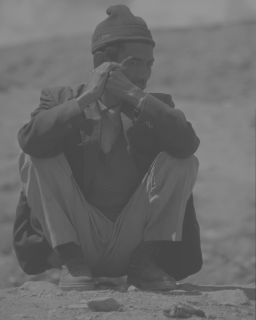
%> input picture S4/PO2/kierowca.png, 256 x 320 px
$ octave Lab1.m   (GNU Octave 9; MATLAB toolbox functions it lacks are replaced by stand-ins)
%> lines starting %> are read from the running program, lines starting %| are printed output that depends on the picture
im=imread('kierowca.png');
%> im is the input picture: size 320x256x3 uint8; min 70, max 150, mean 106.1
[im,map]=imread('kierowca.png');
%> map = []
imgray=rgb2gray(im);
subplot(2,3,1);
imshow(imgray);
jasnosc = mean2(imgray);
%> jasnosc = 106.1
kontrast = max(imgray(:)) - min(imgray(:));
%> kontrast = 80
xlabel({['Jasno滄: '],[num2str(jasnosc)],['Kontrast: ',num2str(kontrast)]})
imdouble=im2double(imgray);

subplot(2,3,2);
imadd=imgray+50;
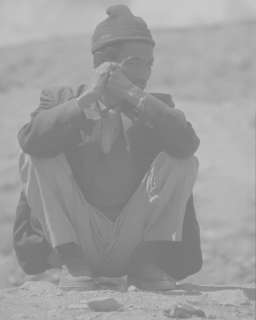
%> imadd: size 320x256 uint8; min 120, max 200, mean 156.1
imshow(imadd);
jasnosc = mean2(imadd);
%> jasnosc = 156.1
kontrast = max(imadd(:)) - min(imadd(:));
xlabel({['Dodawanie sta砮j: '],[num2str(jasnosc)],['Kontrast: ',num2str(kontrast)]})

subplot(2,3,3);
immul=imgray*2;
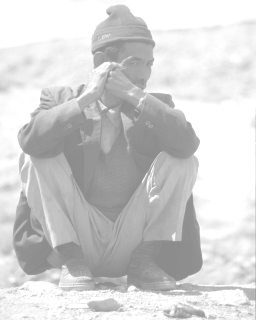
%> immul: size 320x256 uint8; min 140, max 255, mean 209.1
imshow(immul);
jasnosc = mean2(immul);
%> jasnosc = 209.1
kontrast = max(immul(:)) - min(immul(:));
%> kontrast = 115
xlabel({['Mno縠nie przez sta彻: '],[num2str(jasnosc)],['Kontrast: ',num2str(kontrast)]})

subplot(2,3,4);
impot=power(imdouble, 1.5);
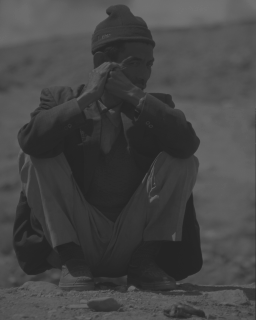
%> impot: size 320x256 double; min 0.144, max 0.451, mean 0.273
imshow(impot);
jasnosc = mean2(impot);
%> jasnosc = 0.273
kontrast = max(impot(:)) - min(impot(:));
%> kontrast = 0.307
xlabel({['Pot阦owanie: '],[num2str(jasnosc)],['Kontrast: ',num2str(kontrast)]})

subplot(2,3,5);
imsqrt=sqrt(imdouble);
imshow(imsqrt);
jasnosc = mean2(imsqrt);
%> jasnosc = 0.641
kontrast = max(imsqrt(:)) - min(imsqrt(:));
%> kontrast = 0.243
xlabel({['Pierwiastkowanie: '],[num2str(jasnosc)],['Kontrast: ',num2str(kontrast)]})

subplot(2,3,6);
imlog=log(imdouble+1);
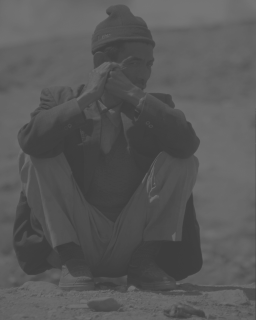
%> imlog: size 320x256 double; min 0.243, max 0.463, mean 0.346
imshow(imlog);
jasnosc = mean2(imlog);
%> jasnosc = 0.346
kontrast = max(imlog(:)) - min(imlog(:));
%> kontrast = 0.22
xlabel({['Logarytmowanie: '],[num2str(jasnosc)],['Kontrast: ',num2str(kontrast)]})

$ run again, with S4/PO2/KOLKA_DO_ht.png copied over S4/PO2/kierowca.png
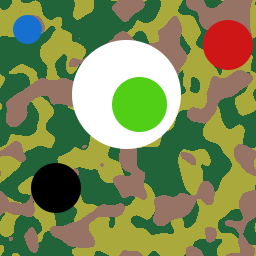
%> input picture S4/PO2/KOLKA_DO_ht.png, 256 x 256 px
%> im is the input picture: size 256x256x3 uint8; mean R, G, B 124.7, 138.2, 85.1
%> map = []
%> `jasnosc = mean2(imgray);`: jasnosc = 128
%> `kontrast = max(imgray(:)) - min(imgray(:));`: kontrast = 255
%> `jasnosc = mean2(imadd);`: jasnosc = 172.8
%> `kontrast = max(imadd(:)) - min(imadd(:));`: kontrast = 205
%> `jasnosc = mean2(immul);`: jasnosc = 210.5
%> `kontrast = max(immul(:)) - min(immul(:));`: kontrast = 255
%> `jasnosc = mean2(impot);`: jasnosc = 0.383
%> `kontrast = max(impot(:)) - min(impot(:));`: kontrast = 1
%> `imsqrt=sqrt(imdouble);`:
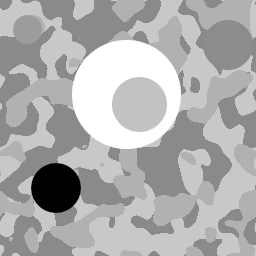
%> imsqrt: size 256x256 double; min 0, max 1, mean 0.684
%> `jasnosc = mean2(imsqrt);`: jasnosc = 0.684
%> `imlog=log(imdouble+1);`:
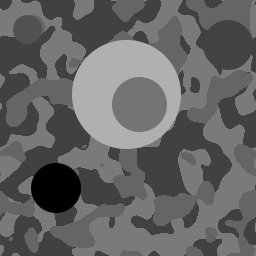
%> imlog: size 256x256 double; min 0, max 0.693, mean 0.395
%> `jasnosc = mean2(imlog);`: jasnosc = 0.395
%> `kontrast = max(imlog(:)) - min(imlog(:));`: kontrast = 0.693

$ run again, with S4/PO2/ostry.png copied over S4/PO2/kierowca.png
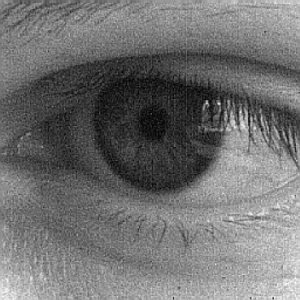
%> input picture S4/PO2/ostry.png, 300 x 300 px
%> im is the input picture: size 300x300x3 uint8; min 0, max 248, mean 112.6
%> map = []
%> `jasnosc = mean2(imgray);`: jasnosc = 112.6
%> `kontrast = max(imgray(:)) - min(imgray(:));`: kontrast = 248
%> `jasnosc = mean2(imadd);`: jasnosc = 162.5
%> `kontrast = max(imadd(:)) - min(imadd(:));`: kontrast = 205
%> `jasnosc = mean2(immul);`: jasnosc = 200.1
%> `kontrast = max(immul(:)) - min(immul(:));`: kontrast = 255
%> `jasnosc = mean2(impot);`: jasnosc = 0.314
%> `kontrast = max(impot(:)) - min(impot(:));`: kontrast = 0.959
%> `imsqrt=sqrt(imdouble);`:
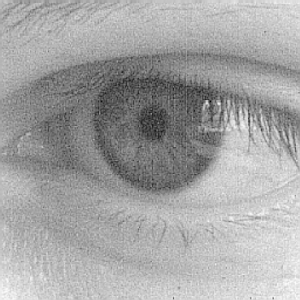
%> imsqrt: size 300x300 double; min 0, max 0.986, mean 0.647
%> `jasnosc = mean2(imsqrt);`: jasnosc = 0.647
%> `kontrast = max(imsqrt(:)) - min(imsqrt(:));`: kontrast = 0.986
%> `imlog=log(imdouble+1);`:
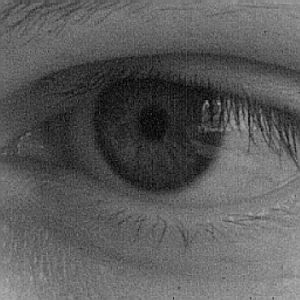
%> imlog: size 300x300 double; min 0, max 0.679, mean 0.357
%> `jasnosc = mean2(imlog);`: jasnosc = 0.357
%> `kontrast = max(imlog(:)) - min(imlog(:));`: kontrast = 0.679
